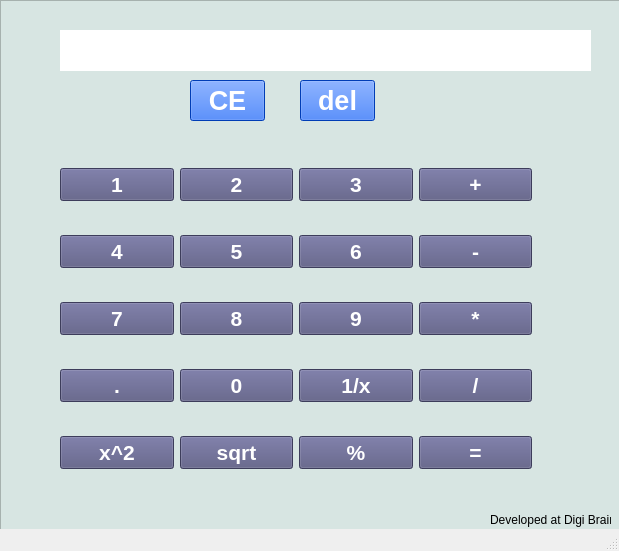
<?xml version="1.0" encoding="UTF-8"?>
<ui version="4.0">
 <class>MainWindow</class>
 <widget class="QMainWindow" name="MainWindow">
  <property name="geometry">
   <rect>
    <x>0</x>
    <y>0</y>
    <width>619</width>
    <height>551</height>
   </rect>
  </property>
  <property name="windowTitle">
   <string>MainWindow</string>
  </property>
  <widget class="QWidget" name="centralwidget">
   <widget class="QFrame" name="frame">
    <property name="geometry">
     <rect>
      <x>0</x>
      <y>0</y>
      <width>751</width>
      <height>561</height>
     </rect>
    </property>
    <property name="styleSheet">
     <string notr="true">background-color: rgb(215, 229, 226);</string>
    </property>
    <property name="frameShape">
     <enum>QFrame::StyledPanel</enum>
    </property>
    <property name="frameShadow">
     <enum>QFrame::Raised</enum>
    </property>
    <widget class="QLabel" name="label">
     <property name="geometry">
      <rect>
       <x>60</x>
       <y>30</y>
       <width>531</width>
       <height>41</height>
      </rect>
     </property>
     <property name="font">
      <font>
       <pointsize>18</pointsize>
      </font>
     </property>
     <property name="styleSheet">
      <string notr="true">background-color: rgb(255, 255, 255);
color: rgb(170, 0, 255);</string>
     </property>
     <property name="text">
      <string/>
     </property>
     <property name="alignment">
      <set>Qt::AlignRight|Qt::AlignTrailing|Qt::AlignVCenter</set>
     </property>
    </widget>
    <widget class="QPushButton" name="clearB">
     <property name="geometry">
      <rect>
       <x>190</x>
       <y>80</y>
       <width>75</width>
       <height>41</height>
      </rect>
     </property>
     <property name="font">
      <font>
       <pointsize>20</pointsize>
       <weight>75</weight>
       <bold>true</bold>
      </font>
     </property>
     <property name="styleSheet">
      <string notr="true">background-color: rgb(0, 85, 255);
color: rgb(255, 255, 255);</string>
     </property>
     <property name="text">
      <string>CE</string>
     </property>
    </widget>
    <widget class="QPushButton" name="delB">
     <property name="geometry">
      <rect>
       <x>300</x>
       <y>80</y>
       <width>75</width>
       <height>41</height>
      </rect>
     </property>
     <property name="font">
      <font>
       <pointsize>20</pointsize>
       <weight>75</weight>
       <bold>true</bold>
      </font>
     </property>
     <property name="styleSheet">
      <string notr="true">background-color: rgb(0, 85, 255);
color: rgb(255, 255, 255);</string>
     </property>
     <property name="text">
      <string>del</string>
     </property>
    </widget>
    <widget class="QLabel" name="label_2">
     <property name="geometry">
      <rect>
       <x>490</x>
       <y>510</y>
       <width>121</width>
       <height>20</height>
      </rect>
     </property>
     <property name="text">
      <string>Developed at Digi Brains</string>
     </property>
    </widget>
    <widget class="QWidget" name="">
     <property name="geometry">
      <rect>
       <x>60</x>
       <y>140</y>
       <width>481</width>
       <height>361</height>
      </rect>
     </property>
     <layout class="QGridLayout" name="gridLayout" rowstretch="1,1,1,1,1" columnstretch="1,1,1,1">
      <property name="rightMargin">
       <number>9</number>
      </property>
      <item row="0" column="2">
       <widget class="QPushButton" name="threeB">
        <property name="font">
         <font>
          <pointsize>16</pointsize>
          <weight>75</weight>
          <bold>true</bold>
         </font>
        </property>
        <property name="styleSheet">
         <string notr="true">background-color: rgb(85, 85, 127);
color: rgb(255, 255, 255);</string>
        </property>
        <property name="text">
         <string>3</string>
        </property>
       </widget>
      </item>
      <item row="0" column="0">
       <widget class="QPushButton" name="oneB">
        <property name="font">
         <font>
          <pointsize>16</pointsize>
          <weight>75</weight>
          <bold>true</bold>
         </font>
        </property>
        <property name="styleSheet">
         <string notr="true">background-color: rgb(85, 85, 127);
color: rgb(255, 255, 255);</string>
        </property>
        <property name="text">
         <string>1</string>
        </property>
       </widget>
      </item>
      <item row="0" column="1">
       <widget class="QPushButton" name="twoB">
        <property name="font">
         <font>
          <pointsize>16</pointsize>
          <weight>75</weight>
          <bold>true</bold>
         </font>
        </property>
        <property name="styleSheet">
         <string notr="true">background-color: rgb(85, 85, 127);
color: rgb(255, 255, 255);</string>
        </property>
        <property name="text">
         <string>2</string>
        </property>
       </widget>
      </item>
      <item row="0" column="3">
       <widget class="QPushButton" name="plusB">
        <property name="font">
         <font>
          <pointsize>16</pointsize>
          <weight>75</weight>
          <bold>true</bold>
         </font>
        </property>
        <property name="styleSheet">
         <string notr="true">background-color: rgb(85, 85, 127);
color: rgb(255, 255, 255);</string>
        </property>
        <property name="text">
         <string>+</string>
        </property>
       </widget>
      </item>
      <item row="1" column="0">
       <widget class="QPushButton" name="fourB">
        <property name="font">
         <font>
          <pointsize>16</pointsize>
          <weight>75</weight>
          <bold>true</bold>
         </font>
        </property>
        <property name="styleSheet">
         <string notr="true">background-color: rgb(85, 85, 127);
color: rgb(255, 255, 255);</string>
        </property>
        <property name="text">
         <string>4</string>
        </property>
       </widget>
      </item>
      <item row="1" column="1">
       <widget class="QPushButton" name="fiveB">
        <property name="font">
         <font>
          <pointsize>16</pointsize>
          <weight>75</weight>
          <bold>true</bold>
         </font>
        </property>
        <property name="styleSheet">
         <string notr="true">background-color: rgb(85, 85, 127);
color: rgb(255, 255, 255);</string>
        </property>
        <property name="text">
         <string>5</string>
        </property>
       </widget>
      </item>
      <item row="1" column="2">
       <widget class="QPushButton" name="sixB">
        <property name="font">
         <font>
          <pointsize>16</pointsize>
          <weight>75</weight>
          <bold>true</bold>
         </font>
        </property>
        <property name="styleSheet">
         <string notr="true">background-color: rgb(85, 85, 127);
color: rgb(255, 255, 255);</string>
        </property>
        <property name="text">
         <string>6</string>
        </property>
       </widget>
      </item>
      <item row="4" column="3">
       <widget class="QPushButton" name="eqlB">
        <property name="font">
         <font>
          <pointsize>16</pointsize>
          <weight>75</weight>
          <bold>true</bold>
         </font>
        </property>
        <property name="styleSheet">
         <string notr="true">background-color: rgb(85, 85, 127);
color: rgb(255, 255, 255);</string>
        </property>
        <property name="text">
         <string>=</string>
        </property>
       </widget>
      </item>
      <item row="2" column="3">
       <widget class="QPushButton" name="mulB">
        <property name="font">
         <font>
          <pointsize>16</pointsize>
          <weight>75</weight>
          <bold>true</bold>
         </font>
        </property>
        <property name="styleSheet">
         <string notr="true">background-color: rgb(85, 85, 127);
color: rgb(255, 255, 255);</string>
        </property>
        <property name="text">
         <string>*</string>
        </property>
       </widget>
      </item>
      <item row="2" column="0">
       <widget class="QPushButton" name="sevenB">
        <property name="font">
         <font>
          <pointsize>16</pointsize>
          <weight>75</weight>
          <bold>true</bold>
         </font>
        </property>
        <property name="styleSheet">
         <string notr="true">background-color: rgb(85, 85, 127);
color: rgb(255, 255, 255);</string>
        </property>
        <property name="text">
         <string>7</string>
        </property>
       </widget>
      </item>
      <item row="4" column="2">
       <widget class="QPushButton" name="perB">
        <property name="font">
         <font>
          <pointsize>16</pointsize>
          <weight>75</weight>
          <bold>true</bold>
         </font>
        </property>
        <property name="styleSheet">
         <string notr="true">background-color: rgb(85, 85, 127);
color: rgb(255, 255, 255);</string>
        </property>
        <property name="text">
         <string>%</string>
        </property>
       </widget>
      </item>
      <item row="3" column="2">
       <widget class="QPushButton" name="byxB">
        <property name="font">
         <font>
          <pointsize>16</pointsize>
          <weight>75</weight>
          <bold>true</bold>
         </font>
        </property>
        <property name="styleSheet">
         <string notr="true">background-color: rgb(85, 85, 127);
color: rgb(255, 255, 255);</string>
        </property>
        <property name="text">
         <string>1/x</string>
        </property>
       </widget>
      </item>
      <item row="2" column="2">
       <widget class="QPushButton" name="nineB">
        <property name="font">
         <font>
          <pointsize>16</pointsize>
          <weight>75</weight>
          <bold>true</bold>
         </font>
        </property>
        <property name="styleSheet">
         <string notr="true">background-color: rgb(85, 85, 127);
color: rgb(255, 255, 255);</string>
        </property>
        <property name="text">
         <string>9</string>
        </property>
       </widget>
      </item>
      <item row="3" column="3">
       <widget class="QPushButton" name="divB">
        <property name="font">
         <font>
          <pointsize>16</pointsize>
          <weight>75</weight>
          <bold>true</bold>
         </font>
        </property>
        <property name="styleSheet">
         <string notr="true">background-color: rgb(85, 85, 127);
color: rgb(255, 255, 255);</string>
        </property>
        <property name="text">
         <string>/</string>
        </property>
       </widget>
      </item>
      <item row="4" column="0">
       <widget class="QPushButton" name="sqrB">
        <property name="font">
         <font>
          <pointsize>16</pointsize>
          <weight>75</weight>
          <bold>true</bold>
         </font>
        </property>
        <property name="styleSheet">
         <string notr="true">background-color: rgb(85, 85, 127);
color: rgb(255, 255, 255);</string>
        </property>
        <property name="text">
         <string>x^2</string>
        </property>
       </widget>
      </item>
      <item row="1" column="3">
       <widget class="QPushButton" name="minusB">
        <property name="font">
         <font>
          <pointsize>16</pointsize>
          <weight>75</weight>
          <bold>true</bold>
         </font>
        </property>
        <property name="styleSheet">
         <string notr="true">background-color: rgb(85, 85, 127);
color: rgb(255, 255, 255);</string>
        </property>
        <property name="text">
         <string>-</string>
        </property>
       </widget>
      </item>
      <item row="3" column="0">
       <widget class="QPushButton" name="dotB">
        <property name="font">
         <font>
          <pointsize>16</pointsize>
          <weight>75</weight>
          <bold>true</bold>
         </font>
        </property>
        <property name="styleSheet">
         <string notr="true">background-color: rgb(85, 85, 127);
color: rgb(255, 255, 255);</string>
        </property>
        <property name="text">
         <string>.</string>
        </property>
       </widget>
      </item>
      <item row="3" column="1">
       <widget class="QPushButton" name="zeroB">
        <property name="font">
         <font>
          <pointsize>16</pointsize>
          <weight>75</weight>
          <bold>true</bold>
         </font>
        </property>
        <property name="styleSheet">
         <string notr="true">background-color: rgb(85, 85, 127);
color: rgb(255, 255, 255);</string>
        </property>
        <property name="text">
         <string>0</string>
        </property>
       </widget>
      </item>
      <item row="2" column="1">
       <widget class="QPushButton" name="eightB">
        <property name="font">
         <font>
          <pointsize>16</pointsize>
          <weight>75</weight>
          <bold>true</bold>
         </font>
        </property>
        <property name="styleSheet">
         <string notr="true">background-color: rgb(85, 85, 127);
color: rgb(255, 255, 255);</string>
        </property>
        <property name="text">
         <string>8</string>
        </property>
       </widget>
      </item>
      <item row="4" column="1">
       <widget class="QPushButton" name="sqrtB">
        <property name="font">
         <font>
          <pointsize>16</pointsize>
          <weight>75</weight>
          <bold>true</bold>
         </font>
        </property>
        <property name="styleSheet">
         <string notr="true">background-color: rgb(85, 85, 127);
color: rgb(255, 255, 255);</string>
        </property>
        <property name="text">
         <string>sqrt</string>
        </property>
       </widget>
      </item>
     </layout>
    </widget>
   </widget>
  </widget>
  <widget class="QStatusBar" name="statusbar"/>
 </widget>
 <resources/>
 <connections/>
</ui>
